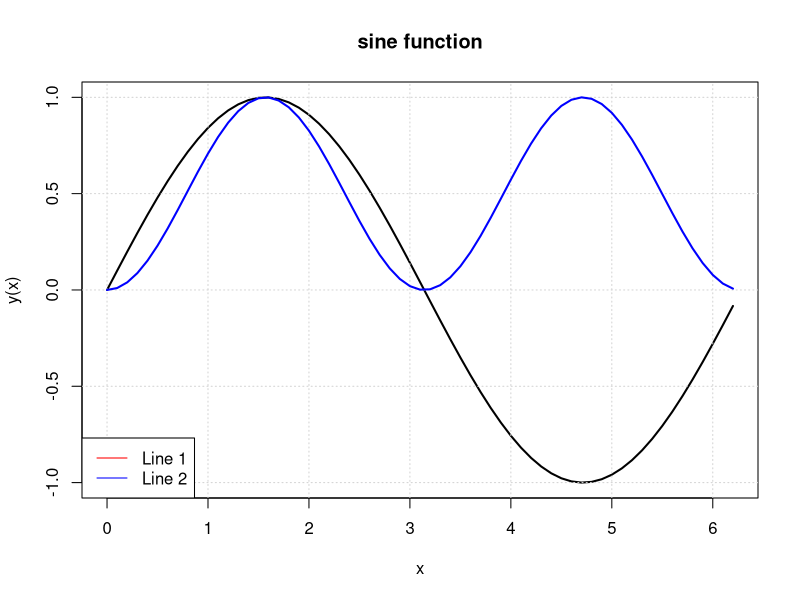

The R script that drew this image:
# Plot 1
x <- seq(0, 2*pi, 0.1)
y = sin(x)
plot(x, y, main='sine function', xlab='x', ylab='y(x)', type='l', lwd=2)
grid()

# Plot 2
y2 <- sin(x) ^ 2
lines(x, y2, lwd=2, type='l', col='blue')
legend('bottomleft', legend = c('Line 1', 'Line 2'), col=c('red', 'blue'), lty=1)
dev.copy(png, 'Practical\ 1/plots/myplot.png')
dev.off()
library(ggplot2)


